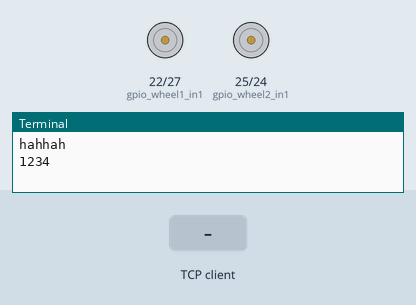
Recording of a program running on a simulated Raspberry Pi (BCM pin numbers). On the bench: motor-driver pin pairs drawn as motors (green arrow = first pin HIGH = forward, orange = second pin HIGH = backward, longer = more drive, scaled by the enable pin), the last lines printed to the terminal. Inputs (shaded band) come from the test bench. One TCP client connects 1 s after the port opens and stays connected; threads take turns every 2 ms.

Above: at 1.2 s.
1.3 s: the TCP client sends "Forward"
At 2.5 s:
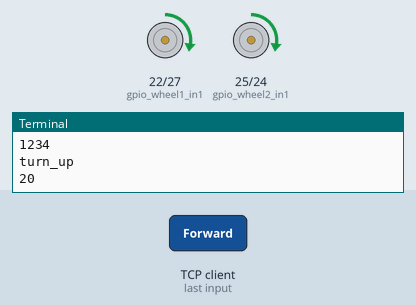
2.8 s: the TCP client sends "Back"
At 3.8 s:
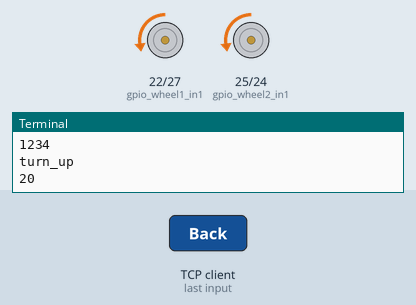
4.3 s: the TCP client sends "Left"
At 5.2 s:
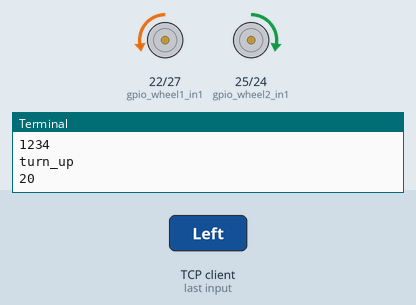
5.8 s: the TCP client sends "Right"
At 6.3 s:
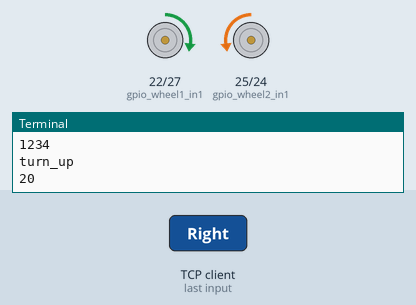
7.3 s: the TCP client sends "Stop"
At 8.4 s:
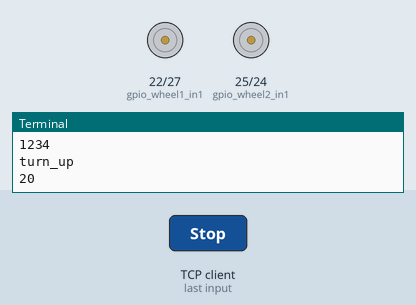
Timing chart, 0 to 9.8 s (numbered marks = the images above; inputs shaded):
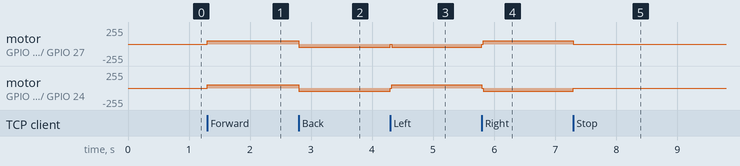

The program:

main.py
```python
"""
file: service.py
socket service
"""


import socket
import threading
import time
import sys
import os
import signal
from MOVE import MOVE

speed=20
time=0.02


def motorAction(command):
    if command=='Forward':
        move.turn_up(speed,time)
    elif command=='Back':
        move.turn_down(speed,time)
    elif command=='Left':
        move.turn_left(speed,time)
    elif command=='Right':
        move.turn_right(speed,time)
    elif command=='Stop':
       move.turn_stop(time)
'''
def test(command):
    while(test!=stop)
'''
def esc(command,pid):
    if command=='esc':
        os.kill(pid, signal.SIGKILL)  # kill子进程
        print('avoiding obstacle is done')
        return True
    else:
        return False


def avoid(client,addr,command):
    if command=='avoid':
        pid=os.fork()
        if pid ==0:
            while True:
                print("I'am child")
            print(os.getpid())
        else:
            while True:
                try:
                    data=client.recv(1024)
                    data=bytes.decode(data)
                    if(len(data)==0):
                        print('client {0} is closed'.format(addr))
                        #oled.writeArea4(' Disconnect')
                        break
                    if esc(data,pid):
                        break
                except socket.error:
                    continue
                except KeyboardInterrupt:
                    break
            deal_data(client, addr)


def socket_service():
    try:
        s = socket.socket(socket.AF_INET, socket.SOCK_STREAM)
        # 防止socket server重启后端口被占用（socket.error: [Errno 98] Address already in use）
        s.setsockopt(socket.SOL_SOCKET, socket.SO_REUSEADDR, 1)
        s.bind(('0.0.0.0', 6666))
        s.listen(10)
    except socket.error as msg:
        print(msg)
        sys.exit(1)
    print('Waiting connection...')

    while 1:
        try:
            client, addr = s.accept()
            t = threading.Thread(target=deal_data, args=(client, addr))
            t.start()
        except socket.error:
            pass
        except KeyboardInterrupt:
            move.destroy()

def deal_data(client, addr):
    print('Accept new connection from {0}'.format(addr))
    client.send(('Hi, Welcome to the server!').encode())
    print('hahhah')
    print(os.getpid())
    while True:
        #cameraAction(steer,cameraActionState)
        try:
            data=client.recv(1024)
            data=bytes.decode(data)
            if(len(data)==0):
                print('client {0} is closed'.format(addr))
                #oled.writeArea4(' Disconnect')
                break
            motorAction(data)
            avoid(client,addr,data)
            #motorAction(motor,data)
            #cameraActionState=setCameraAction(data)
        except socket.error:
            continue
        except KeyboardInterrupt:
            client.close()
            break

if __name__ == '__main__':
    move=MOVE()
    socket_service()
```

MOVE.py
```python
import RPi.GPIO as GPIO
import time
import sys

GPIO.setmode(GPIO.BCM)
GPIO.setwarnings(False)
class MOVE:
    #定义引脚

    #左边两个轮子
    gpio_wheel1_pwm = 18
    gpio_wheel1_in1 = 22
    gpio_wheel1_in2 = 27

    #两个右边轮子
    gpio_wheel2_pwm = 23
    gpio_wheel2_in1 = 25
    gpio_wheel2_in2 = 24

    #两个电机
    GPIO.setup(gpio_wheel1_pwm, GPIO.OUT,initial=GPIO.LOW)
    GPIO.setup(gpio_wheel2_pwm, GPIO.OUT,initial=GPIO.LOW)
    motor_left=GPIO.PWM(gpio_wheel1_pwm,100)
    motor_right=GPIO.PWM(gpio_wheel2_pwm,100)
    motor_left.start(0)
    motor_right.start(0)


    def __init__(self):
        print("gouzao")
        GPIO.setup(self.gpio_wheel1_pwm, GPIO.OUT,initial=GPIO.LOW)
        GPIO.setup(self.gpio_wheel1_in1, GPIO.OUT,initial=GPIO.LOW)
        GPIO.setup(self.gpio_wheel1_in2, GPIO.OUT,initial=GPIO.LOW)
        GPIO.setup(self.gpio_wheel2_pwm, GPIO.OUT,initial=GPIO.LOW)
        GPIO.setup(self.gpio_wheel2_in1, GPIO.OUT,initial=GPIO.LOW)
        GPIO.setup(self.gpio_wheel2_in2, GPIO.OUT,initial=GPIO.LOW)

    #基础行为方向
    def turn_up(self,speed,t):
        print("turn_up")
        print(speed)
        self.motor_left.ChangeDutyCycle(speed) #设置占空比，控制速度
        GPIO.output(self.gpio_wheel1_in1,1)
        GPIO.output(self.gpio_wheel1_in2,0)
        self.motor_right.ChangeDutyCycle(speed) #设置占空比，控制速度
        GPIO.output(self.gpio_wheel2_in1,1)
        GPIO.output(self.gpio_wheel2_in2,0)
        time.sleep(t)


    def turn_down(self,speed,t):
        self.motor_left.ChangeDutyCycle(speed) #设置占空比，控制速度
        GPIO.output(self.gpio_wheel1_in2,1)
        GPIO.output(self.gpio_wheel1_in1,0)
        self.motor_right.ChangeDutyCycle(speed) #设置占空比，控制速度
        GPIO.output(self.gpio_wheel2_in2,1)
        GPIO.output(self.gpio_wheel2_in1,0)
        time.sleep(t)


    def turn_left(self,speed,t):
        self.turn_stop(0.02)
        self.motor_left.ChangeDutyCycle(speed) #设置占空比，控制速度
        GPIO.output(self.gpio_wheel1_in2,1)
        GPIO.output(self.gpio_wheel1_in1,0)
        self.motor_right.ChangeDutyCycle(speed) #设置占空比，控制速度
        GPIO.output(self.gpio_wheel2_in1,1)
        GPIO.output(self.gpio_wheel2_in2,0)
        time.sleep(t)


    def turn_right(self,speed,t):
        self.turn_stop(0.02)
        self.motor_left.ChangeDutyCycle(speed) #设置占空比，控制速度
        GPIO.output(self.gpio_wheel1_in1,1)
        GPIO.output(self.gpio_wheel1_in2,0)
        self.motor_right.ChangeDutyCycle(speed) #设置占空比，控制速度
        GPIO.output(self.gpio_wheel2_in2,1)
        GPIO.output(self.gpio_wheel2_in1,0)
        time.sleep(t)

    def turn_stop(self,t):
        self.motor_left.ChangeDutyCycle(0) #设置占空比，控制速度
        GPIO.output(self.gpio_wheel1_in1,0)
        GPIO.output(self.gpio_wheel1_in2,0)
        self.motor_right.ChangeDutyCycle(0) #设置占空比，控制速度
        GPIO.output(self.gpio_wheel2_in1,0)
        GPIO.output(self.gpio_wheel2_in2,0)
        time.sleep(t)
    def end(self):
        GPIO.cleanup()
        self.moter_left.stop()
        self.moter_right.stop()

    def __del__(self):
        GPIO.cleanup()      #清除GPIO占用
        self.motor_left.stop()
        self.motor_right.stop()
```

Measured:
- after the input at 1.3 s, motor on GPIO 22 (gpio_wheel1_in1) / GPIO 27 (gpio_wheel1_in2), motor on GPIO 25 (gpio_wheel2_in1) / GPIO 24 (gpio_wheel2_in2): stopped → forward 51/255 at once
- after the input at 2.8 s, motor on GPIO 22 (gpio_wheel1_in1) / GPIO 27 (gpio_wheel1_in2), motor on GPIO 25 (gpio_wheel2_in1) / GPIO 24 (gpio_wheel2_in2): forward 51/255 → backward 51/255 at once
- after the input at 4.3 s, motor on GPIO 22 (gpio_wheel1_in1) / GPIO 27 (gpio_wheel1_in2): backward 51/255 → stopped at once, → backward 51/255 0.02 s later; motor on GPIO 25 (gpio_wheel2_in1) / GPIO 24 (gpio_wheel2_in2): backward 51/255 → forward 51/255 at once
- after the input at 5.8 s, motor on GPIO 22 (gpio_wheel1_in1) / GPIO 27 (gpio_wheel1_in2): backward 51/255 → forward 51/255 at once; motor on GPIO 25 (gpio_wheel2_in1) / GPIO 24 (gpio_wheel2_in2): forward 51/255 → backward 51/255 at once
- after the input at 7.3 s, motor on GPIO 22 (gpio_wheel1_in1) / GPIO 27 (gpio_wheel1_in2): forward 51/255 → stopped at once; motor on GPIO 25 (gpio_wheel2_in1) / GPIO 24 (gpio_wheel2_in2): backward 51/255 → stopped at once
